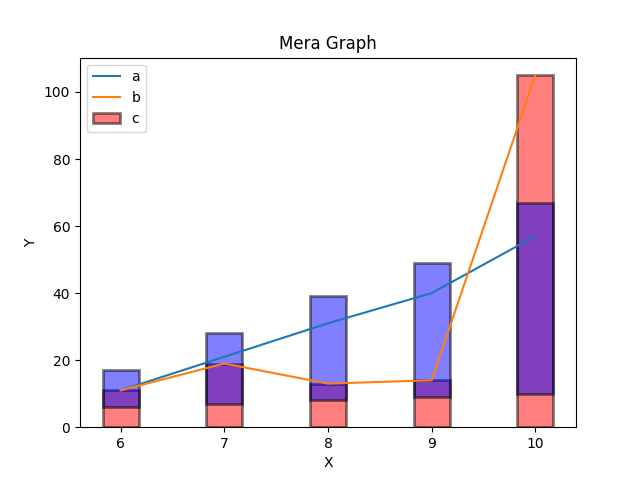

Source code (Python):
import matplotlib.pyplot as plt
import numpy as num;
a=[11,21,31,40,57]
b=[6,7,8,9,10]
c=[11,19,13,14,105]
plt.title("Mera Graph")
plt.xlabel("X")
plt.ylabel("Y")
bar_width = 0.35
plt.plot(b,a)
plt.plot(b,c)
plt.bar(b,c,color='red', alpha=0.5, edgecolor='black', linewidth=2, width=bar_width)
plt.bar(b,a,color='blue', alpha=0.5, edgecolor='black', linewidth=2, width=bar_width, bottom=b)

plt.legend(['a','b','c'])
plt.savefig("BarGraph.png")
plt.show()